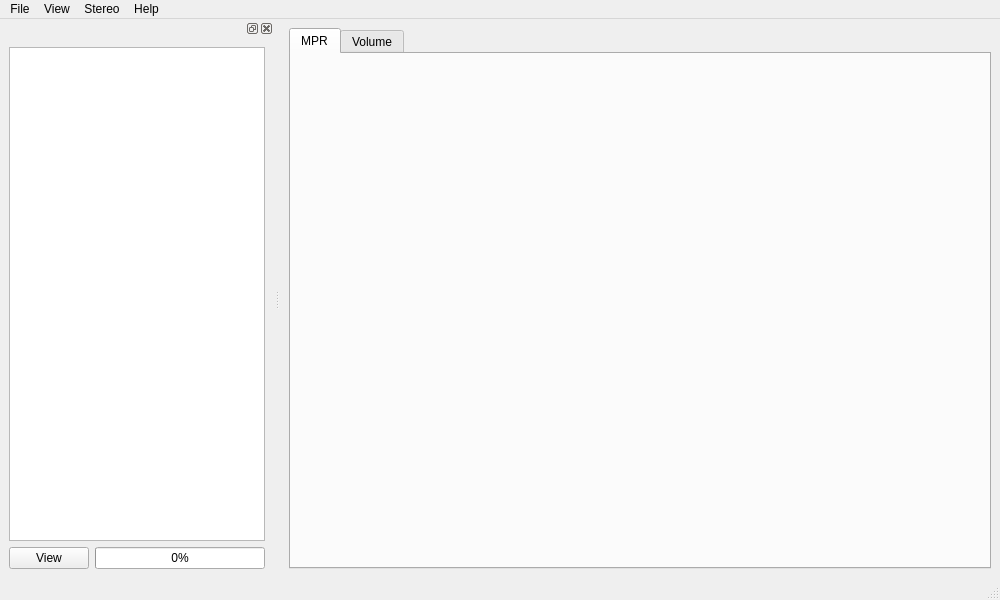
<?xml version="1.0" encoding="UTF-8"?>
<ui version="4.0">
 <class>MainWindow</class>
 <widget class="QMainWindow" name="MainWindow">
  <property name="geometry">
   <rect>
    <x>0</x>
    <y>0</y>
    <width>1000</width>
    <height>600</height>
   </rect>
  </property>
  <property name="windowTitle">
   <string>MainWindow</string>
  </property>
  <widget class="QWidget" name="centralwidget">
   <layout class="QGridLayout" name="gridLayout">
    <item row="0" column="0">
     <widget class="QTabWidget" name="tabWidget">
      <property name="sizePolicy">
       <sizepolicy hsizetype="Expanding" vsizetype="Expanding">
        <horstretch>4</horstretch>
        <verstretch>0</verstretch>
       </sizepolicy>
      </property>
      <property name="currentIndex">
       <number>0</number>
      </property>
      <widget class="QWidget" name="tab">
       <attribute name="title">
        <string>MPR</string>
       </attribute>
       <layout class="QGridLayout" name="gridLayout_2">
        <item row="0" column="0">
         <widget class="MultiPlanarReformatWidget" name="mprView" native="true">
          <property name="enabled">
           <bool>true</bool>
          </property>
          <property name="sizePolicy">
           <sizepolicy hsizetype="Preferred" vsizetype="Preferred">
            <horstretch>5</horstretch>
            <verstretch>0</verstretch>
           </sizepolicy>
          </property>
         </widget>
        </item>
       </layout>
      </widget>
      <widget class="QWidget" name="tab_2">
       <attribute name="title">
        <string>Volume</string>
       </attribute>
       <layout class="QGridLayout" name="gridLayout_3">
        <item row="0" column="0">
         <widget class="VolumeProjectionWidget" name="volumeView" native="true"/>
        </item>
       </layout>
      </widget>
     </widget>
    </item>
   </layout>
  </widget>
  <widget class="QMenuBar" name="menubar">
   <property name="geometry">
    <rect>
     <x>0</x>
     <y>0</y>
     <width>1000</width>
     <height>23</height>
    </rect>
   </property>
   <widget class="QMenu" name="menuFile">
    <property name="title">
     <string>File</string>
    </property>
    <addaction name="actionOpenFile"/>
    <addaction name="actionOpenDirectory"/>
    <addaction name="actionExit"/>
   </widget>
   <widget class="QMenu" name="menuHelp">
    <property name="layoutDirection">
     <enum>Qt::LeftToRight</enum>
    </property>
    <property name="title">
     <string>Help</string>
    </property>
    <addaction name="actionAbout"/>
   </widget>
   <widget class="QMenu" name="menuView">
    <property name="title">
     <string>Stereo</string>
    </property>
    <widget class="QMenu" name="menuStereo">
     <property name="title">
      <string>Stereo Mode</string>
     </property>
     <addaction name="actionStereoAnaglyph"/>
     <addaction name="actionStereoInterlaced"/>
     <addaction name="actionStereoOff"/>
    </widget>
    <addaction name="actionStereoDistance"/>
    <addaction name="actionStereoEyeAngle"/>
    <addaction name="menuStereo"/>
   </widget>
   <widget class="QMenu" name="menuView_2">
    <property name="title">
     <string>View</string>
    </property>
    <addaction name="actionSeriesSelector"/>
   </widget>
   <addaction name="menuFile"/>
   <addaction name="menuView_2"/>
   <addaction name="menuView"/>
   <addaction name="menuHelp"/>
  </widget>
  <widget class="QStatusBar" name="statusbar"/>
  <widget class="QDockWidget" name="dockSeriesSelector">
   <attribute name="dockWidgetArea">
    <number>1</number>
   </attribute>
   <widget class="QWidget" name="dockWidgetContents_2">
    <layout class="QGridLayout" name="gridLayout_4">
     <item row="0" column="0" colspan="2">
      <widget class="QTreeView" name="treeView">
       <property name="sizePolicy">
        <sizepolicy hsizetype="Expanding" vsizetype="Expanding">
         <horstretch>1</horstretch>
         <verstretch>0</verstretch>
        </sizepolicy>
       </property>
      </widget>
     </item>
     <item row="1" column="0">
      <widget class="QPushButton" name="viewButton">
       <property name="sizePolicy">
        <sizepolicy hsizetype="Minimum" vsizetype="Fixed">
         <horstretch>0</horstretch>
         <verstretch>0</verstretch>
        </sizepolicy>
       </property>
       <property name="text">
        <string>View</string>
       </property>
       <property name="autoDefault">
        <bool>false</bool>
       </property>
      </widget>
     </item>
     <item row="1" column="1">
      <widget class="QProgressBar" name="progressBar">
       <property name="enabled">
        <bool>true</bool>
       </property>
       <property name="sizePolicy">
        <sizepolicy hsizetype="Expanding" vsizetype="Fixed">
         <horstretch>5</horstretch>
         <verstretch>0</verstretch>
        </sizepolicy>
       </property>
       <property name="autoFillBackground">
        <bool>false</bool>
       </property>
       <property name="value">
        <number>0</number>
       </property>
       <property name="textVisible">
        <bool>true</bool>
       </property>
      </widget>
     </item>
    </layout>
   </widget>
  </widget>
  <action name="actionAbout">
   <property name="text">
    <string>About</string>
   </property>
   <property name="statusTip">
    <string>Info about this Application</string>
   </property>
  </action>
  <action name="actionOpenFile">
   <property name="text">
    <string>Open &amp;File(s)</string>
   </property>
   <property name="statusTip">
    <string>Open a file</string>
   </property>
   <property name="shortcut">
    <string>Ctrl+O</string>
   </property>
  </action>
  <action name="actionExit">
   <property name="text">
    <string>E&amp;xit</string>
   </property>
   <property name="statusTip">
    <string>Exit</string>
   </property>
   <property name="shortcut">
    <string>Ctrl+X</string>
   </property>
  </action>
  <action name="actionStereoDistance">
   <property name="text">
    <string>Distance</string>
   </property>
  </action>
  <action name="actionStereoEyeAngle">
   <property name="text">
    <string>Eye Angle</string>
   </property>
  </action>
  <action name="actionStereoAnaglyph">
   <property name="checkable">
    <bool>true</bool>
   </property>
   <property name="text">
    <string>Anaglyph</string>
   </property>
  </action>
  <action name="actionStereoInterlaced">
   <property name="checkable">
    <bool>true</bool>
   </property>
   <property name="text">
    <string>Interlaced</string>
   </property>
  </action>
  <action name="actionStereoOff">
   <property name="checkable">
    <bool>true</bool>
   </property>
   <property name="checked">
    <bool>true</bool>
   </property>
   <property name="text">
    <string>Off</string>
   </property>
  </action>
  <action name="actionOpenDirectory">
   <property name="text">
    <string>Open &amp;Directory</string>
   </property>
   <property name="shortcut">
    <string>Ctrl+D</string>
   </property>
  </action>
  <action name="actionSeriesSelector">
   <property name="checkable">
    <bool>true</bool>
   </property>
   <property name="checked">
    <bool>true</bool>
   </property>
   <property name="text">
    <string>SeriesSelector</string>
   </property>
  </action>
 </widget>
 <customwidgets>
  <customwidget>
   <class>MultiPlanarReformatWidget</class>
   <extends></extends>
   <header>multiplanarreformatwidget.h</header>
  </customwidget>
  <customwidget>
   <class>VolumeProjectionWidget</class>
   <extends></extends>
   <header>volumeprojectionwidget.h</header>
  </customwidget>
 </customwidgets>
 <resources/>
 <connections>
  <connection>
   <sender>actionSeriesSelector</sender>
   <signal>toggled(bool)</signal>
   <receiver>dockSeriesSelector</receiver>
   <slot>setVisible(bool)</slot>
   <hints>
    <hint type="sourcelabel">
     <x>-1</x>
     <y>-1</y>
    </hint>
    <hint type="destinationlabel">
     <x>101</x>
     <y>300</y>
    </hint>
   </hints>
  </connection>
  <connection>
   <sender>dockSeriesSelector</sender>
   <signal>visibilityChanged(bool)</signal>
   <receiver>actionSeriesSelector</receiver>
   <slot>setChecked(bool)</slot>
   <hints>
    <hint type="sourcelabel">
     <x>101</x>
     <y>300</y>
    </hint>
    <hint type="destinationlabel">
     <x>-1</x>
     <y>-1</y>
    </hint>
   </hints>
  </connection>
 </connections>
</ui>
